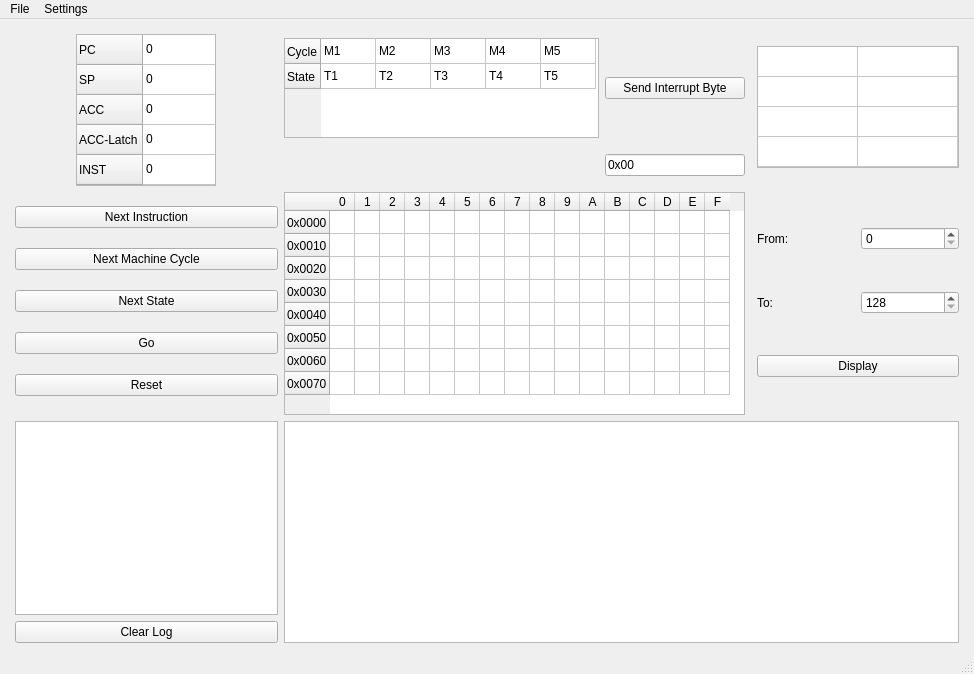
<?xml version="1.0" encoding="UTF-8"?>
<ui version="4.0">
 <class>Intel8080_Window</class>
 <widget class="QMainWindow" name="Intel8080_Window">
  <property name="geometry">
   <rect>
    <x>0</x>
    <y>0</y>
    <width>974</width>
    <height>674</height>
   </rect>
  </property>
  <property name="windowTitle">
   <string>MainWindow</string>
  </property>
  <widget class="QWidget" name="centralwidget">
   <layout class="QGridLayout" name="gridLayout">
    <item row="4" column="0">
     <layout class="QVBoxLayout" name="ProgramInstructions">
      <property name="leftMargin">
       <number>6</number>
      </property>
      <item>
       <widget class="QPushButton" name="next_button">
        <property name="text">
         <string>Next Instruction</string>
        </property>
       </widget>
      </item>
      <item>
       <widget class="QPushButton" name="next_mc_button">
        <property name="text">
         <string>Next Machine Cycle</string>
        </property>
       </widget>
      </item>
      <item>
       <widget class="QPushButton" name="next_state_button">
        <property name="text">
         <string>Next State</string>
        </property>
       </widget>
      </item>
      <item>
       <widget class="QPushButton" name="go_button">
        <property name="text">
         <string>Go</string>
        </property>
       </widget>
      </item>
      <item>
       <widget class="QPushButton" name="reset_button">
        <property name="text">
         <string>Reset</string>
        </property>
       </widget>
      </item>
     </layout>
    </item>
    <item row="7" column="0">
     <layout class="QGridLayout" name="MessageLog">
      <property name="leftMargin">
       <number>6</number>
      </property>
      <item row="0" column="0">
       <widget class="QPlainTextEdit" name="MessageLog_plaintext">
        <property name="readOnly">
         <bool>true</bool>
        </property>
       </widget>
      </item>
      <item row="1" column="0">
       <widget class="QPushButton" name="ClearLog_button">
        <property name="text">
         <string>Clear Log</string>
        </property>
       </widget>
      </item>
     </layout>
    </item>
    <item row="4" column="1" colspan="2">
     <layout class="QGridLayout" name="ProgramMemory">
      <item row="0" column="0">
       <widget class="QTableWidget" name="ProgramMemory_table">
        <property name="sizeAdjustPolicy">
         <enum>QAbstractScrollArea::AdjustToContents</enum>
        </property>
        <attribute name="horizontalHeaderCascadingSectionResizes">
         <bool>false</bool>
        </attribute>
        <attribute name="horizontalHeaderMinimumSectionSize">
         <number>0</number>
        </attribute>
        <attribute name="horizontalHeaderDefaultSectionSize">
         <number>25</number>
        </attribute>
        <attribute name="verticalHeaderDefaultSectionSize">
         <number>23</number>
        </attribute>
        <row>
         <property name="text">
          <string>0x0000</string>
         </property>
        </row>
        <row>
         <property name="text">
          <string>0x0010</string>
         </property>
        </row>
        <row>
         <property name="text">
          <string>0x0020</string>
         </property>
        </row>
        <row>
         <property name="text">
          <string>0x0030</string>
         </property>
        </row>
        <row>
         <property name="text">
          <string>0x0040</string>
         </property>
        </row>
        <row>
         <property name="text">
          <string>0x0050</string>
         </property>
        </row>
        <row>
         <property name="text">
          <string>0x0060</string>
         </property>
        </row>
        <row>
         <property name="text">
          <string>0x0070</string>
         </property>
        </row>
        <column>
         <property name="text">
          <string>0</string>
         </property>
        </column>
        <column>
         <property name="text">
          <string>1</string>
         </property>
        </column>
        <column>
         <property name="text">
          <string>2</string>
         </property>
        </column>
        <column>
         <property name="text">
          <string>3</string>
         </property>
        </column>
        <column>
         <property name="text">
          <string>4</string>
         </property>
        </column>
        <column>
         <property name="text">
          <string>5</string>
         </property>
        </column>
        <column>
         <property name="text">
          <string>6</string>
         </property>
        </column>
        <column>
         <property name="text">
          <string>7</string>
         </property>
        </column>
        <column>
         <property name="text">
          <string>8</string>
         </property>
        </column>
        <column>
         <property name="text">
          <string>9</string>
         </property>
        </column>
        <column>
         <property name="text">
          <string>A</string>
         </property>
        </column>
        <column>
         <property name="text">
          <string>B</string>
         </property>
        </column>
        <column>
         <property name="text">
          <string>C</string>
         </property>
        </column>
        <column>
         <property name="text">
          <string>D</string>
         </property>
        </column>
        <column>
         <property name="text">
          <string>E</string>
         </property>
        </column>
        <column>
         <property name="text">
          <string>F</string>
         </property>
        </column>
       </widget>
      </item>
     </layout>
    </item>
    <item row="7" column="1" colspan="4">
     <layout class="QGridLayout" name="ProgramTable">
      <property name="leftMargin">
       <number>0</number>
      </property>
      <property name="rightMargin">
       <number>6</number>
      </property>
      <item row="0" column="0">
       <widget class="QTableWidget" name="Program_table">
        <attribute name="horizontalHeaderVisible">
         <bool>false</bool>
        </attribute>
        <attribute name="horizontalHeaderMinimumSectionSize">
         <number>0</number>
        </attribute>
        <attribute name="horizontalHeaderDefaultSectionSize">
         <number>0</number>
        </attribute>
        <attribute name="verticalHeaderVisible">
         <bool>false</bool>
        </attribute>
        <column>
         <property name="text">
          <string/>
         </property>
        </column>
        <column>
         <property name="text">
          <string/>
         </property>
        </column>
       </widget>
      </item>
     </layout>
    </item>
    <item row="0" column="1" colspan="2">
     <layout class="QGridLayout" name="AddressLatchCycleState">
      <item row="3" column="0">
       <widget class="QTableWidget" name="CycleState_table">
        <property name="minimumSize">
         <size>
          <width>315</width>
          <height>0</height>
         </size>
        </property>
        <property name="maximumSize">
         <size>
          <width>350</width>
          <height>100</height>
         </size>
        </property>
        <property name="editTriggers">
         <set>QAbstractItemView::NoEditTriggers</set>
        </property>
        <attribute name="horizontalHeaderVisible">
         <bool>false</bool>
        </attribute>
        <attribute name="horizontalHeaderMinimumSectionSize">
         <number>25</number>
        </attribute>
        <attribute name="horizontalHeaderDefaultSectionSize">
         <number>55</number>
        </attribute>
        <attribute name="verticalHeaderVisible">
         <bool>true</bool>
        </attribute>
        <attribute name="verticalHeaderCascadingSectionResizes">
         <bool>true</bool>
        </attribute>
        <attribute name="verticalHeaderMinimumSectionSize">
         <number>25</number>
        </attribute>
        <attribute name="verticalHeaderDefaultSectionSize">
         <number>25</number>
        </attribute>
        <row>
         <property name="text">
          <string>Cycle</string>
         </property>
        </row>
        <row>
         <property name="text">
          <string>State</string>
         </property>
        </row>
        <column>
         <property name="text">
          <string>0</string>
         </property>
        </column>
        <column>
         <property name="text">
          <string>1</string>
         </property>
        </column>
        <column>
         <property name="text">
          <string>2</string>
         </property>
        </column>
        <column>
         <property name="text">
          <string>3</string>
         </property>
        </column>
        <column>
         <property name="text">
          <string>4</string>
         </property>
        </column>
        <item row="0" column="0">
         <property name="text">
          <string>M1</string>
         </property>
        </item>
        <item row="0" column="1">
         <property name="text">
          <string>M2</string>
         </property>
        </item>
        <item row="0" column="2">
         <property name="text">
          <string>M3</string>
         </property>
        </item>
        <item row="0" column="3">
         <property name="text">
          <string>M4</string>
         </property>
        </item>
        <item row="0" column="4">
         <property name="text">
          <string>M5</string>
         </property>
        </item>
        <item row="1" column="0">
         <property name="text">
          <string>T1</string>
         </property>
        </item>
        <item row="1" column="1">
         <property name="text">
          <string>T2</string>
         </property>
        </item>
        <item row="1" column="2">
         <property name="text">
          <string>T3</string>
         </property>
        </item>
        <item row="1" column="3">
         <property name="text">
          <string>T4</string>
         </property>
        </item>
        <item row="1" column="4">
         <property name="text">
          <string>T5</string>
         </property>
        </item>
       </widget>
      </item>
      <item row="3" column="1">
       <widget class="QPushButton" name="Interrupt_button">
        <property name="text">
         <string>Send Interrupt Byte</string>
        </property>
       </widget>
      </item>
      <item row="4" column="1">
       <widget class="QLineEdit" name="Interrupt_line">
        <property name="text">
         <string>0x00</string>
        </property>
       </widget>
      </item>
     </layout>
    </item>
    <item row="0" column="0">
     <layout class="QGridLayout" name="SpecialRegisters">
      <property name="leftMargin">
       <number>6</number>
      </property>
      <property name="topMargin">
       <number>6</number>
      </property>
      <item row="0" column="0">
       <widget class="QTableWidget" name="Registers_table">
        <property name="sizePolicy">
         <sizepolicy hsizetype="Expanding" vsizetype="Expanding">
          <horstretch>0</horstretch>
          <verstretch>0</verstretch>
         </sizepolicy>
        </property>
        <property name="minimumSize">
         <size>
          <width>140</width>
          <height>152</height>
         </size>
        </property>
        <property name="maximumSize">
         <size>
          <width>140</width>
          <height>152</height>
         </size>
        </property>
        <attribute name="horizontalHeaderVisible">
         <bool>false</bool>
        </attribute>
        <attribute name="horizontalHeaderCascadingSectionResizes">
         <bool>true</bool>
        </attribute>
        <attribute name="horizontalHeaderMinimumSectionSize">
         <number>0</number>
        </attribute>
        <attribute name="horizontalHeaderDefaultSectionSize">
         <number>74</number>
        </attribute>
        <attribute name="verticalHeaderCascadingSectionResizes">
         <bool>true</bool>
        </attribute>
        <row>
         <property name="text">
          <string>PC</string>
         </property>
        </row>
        <row>
         <property name="text">
          <string>SP</string>
         </property>
        </row>
        <row>
         <property name="text">
          <string>ACC</string>
         </property>
        </row>
        <row>
         <property name="text">
          <string>ACC-Latch</string>
         </property>
        </row>
        <row>
         <property name="text">
          <string>INST</string>
         </property>
        </row>
        <column>
         <property name="text">
          <string/>
         </property>
        </column>
        <item row="0" column="0">
         <property name="text">
          <string>0</string>
         </property>
        </item>
        <item row="1" column="0">
         <property name="text">
          <string>0</string>
         </property>
        </item>
        <item row="2" column="0">
         <property name="text">
          <string>0</string>
         </property>
        </item>
        <item row="3" column="0">
         <property name="text">
          <string>0</string>
         </property>
        </item>
        <item row="4" column="0">
         <property name="text">
          <string>0</string>
         </property>
        </item>
       </widget>
      </item>
     </layout>
    </item>
    <item row="0" column="4">
     <layout class="QGridLayout" name="GenericRegisters">
      <property name="rightMargin">
       <number>6</number>
      </property>
      <item row="0" column="0">
       <widget class="QTableWidget" name="Register_array_table">
        <property name="sizePolicy">
         <sizepolicy hsizetype="Expanding" vsizetype="Minimum">
          <horstretch>0</horstretch>
          <verstretch>0</verstretch>
         </sizepolicy>
        </property>
        <property name="minimumSize">
         <size>
          <width>202</width>
          <height>122</height>
         </size>
        </property>
        <property name="maximumSize">
         <size>
          <width>202</width>
          <height>122</height>
         </size>
        </property>
        <attribute name="horizontalHeaderVisible">
         <bool>false</bool>
        </attribute>
        <attribute name="horizontalHeaderCascadingSectionResizes">
         <bool>true</bool>
        </attribute>
        <attribute name="horizontalHeaderMinimumSectionSize">
         <number>0</number>
        </attribute>
        <attribute name="verticalHeaderVisible">
         <bool>false</bool>
        </attribute>
        <attribute name="verticalHeaderCascadingSectionResizes">
         <bool>true</bool>
        </attribute>
        <attribute name="verticalHeaderMinimumSectionSize">
         <number>0</number>
        </attribute>
        <row>
         <property name="text">
          <string/>
         </property>
        </row>
        <row>
         <property name="text">
          <string/>
         </property>
        </row>
        <row>
         <property name="text">
          <string/>
         </property>
        </row>
        <row>
         <property name="text">
          <string/>
         </property>
        </row>
        <column>
         <property name="text">
          <string/>
         </property>
        </column>
        <column>
         <property name="text">
          <string/>
         </property>
        </column>
       </widget>
      </item>
     </layout>
    </item>
    <item row="4" column="4">
     <layout class="QGridLayout" name="MemoryDisplaySettings">
      <property name="rightMargin">
       <number>6</number>
      </property>
      <item row="3" column="1">
       <widget class="QSpinBox" name="To_sb">
        <property name="minimum">
         <number>128</number>
        </property>
        <property name="maximum">
         <number>65536</number>
        </property>
        <property name="singleStep">
         <number>16</number>
        </property>
        <property name="value">
         <number>128</number>
        </property>
       </widget>
      </item>
      <item row="5" column="0" colspan="2">
       <widget class="QPushButton" name="Display_button">
        <property name="text">
         <string>Display</string>
        </property>
       </widget>
      </item>
      <item row="0" column="0">
       <widget class="QLabel" name="label">
        <property name="text">
         <string>From:</string>
        </property>
       </widget>
      </item>
      <item row="3" column="0">
       <widget class="QLabel" name="label_2">
        <property name="text">
         <string>To:</string>
        </property>
       </widget>
      </item>
      <item row="0" column="1">
       <widget class="QSpinBox" name="From_sb">
        <property name="maximum">
         <number>65408</number>
        </property>
        <property name="singleStep">
         <number>16</number>
        </property>
       </widget>
      </item>
     </layout>
    </item>
   </layout>
  </widget>
  <widget class="QMenuBar" name="menubar">
   <property name="geometry">
    <rect>
     <x>0</x>
     <y>0</y>
     <width>974</width>
     <height>21</height>
    </rect>
   </property>
   <widget class="QMenu" name="menuFile">
    <property name="title">
     <string>File</string>
    </property>
    <addaction name="actionLoad_Program"/>
    <addaction name="separator"/>
    <addaction name="actionExit"/>
   </widget>
   <widget class="QMenu" name="menuSettings">
    <property name="title">
     <string>Settings</string>
    </property>
    <addaction name="actionProgram_Editor"/>
   </widget>
   <addaction name="menuFile"/>
   <addaction name="menuSettings"/>
  </widget>
  <widget class="QStatusBar" name="statusbar"/>
  <action name="actionLoad_Program">
   <property name="text">
    <string>Load Program</string>
   </property>
  </action>
  <action name="actionExit">
   <property name="text">
    <string>Exit</string>
   </property>
  </action>
  <action name="actionProgram_Editor">
   <property name="text">
    <string>Program Editor</string>
   </property>
  </action>
 </widget>
 <resources/>
 <connections/>
</ui>
